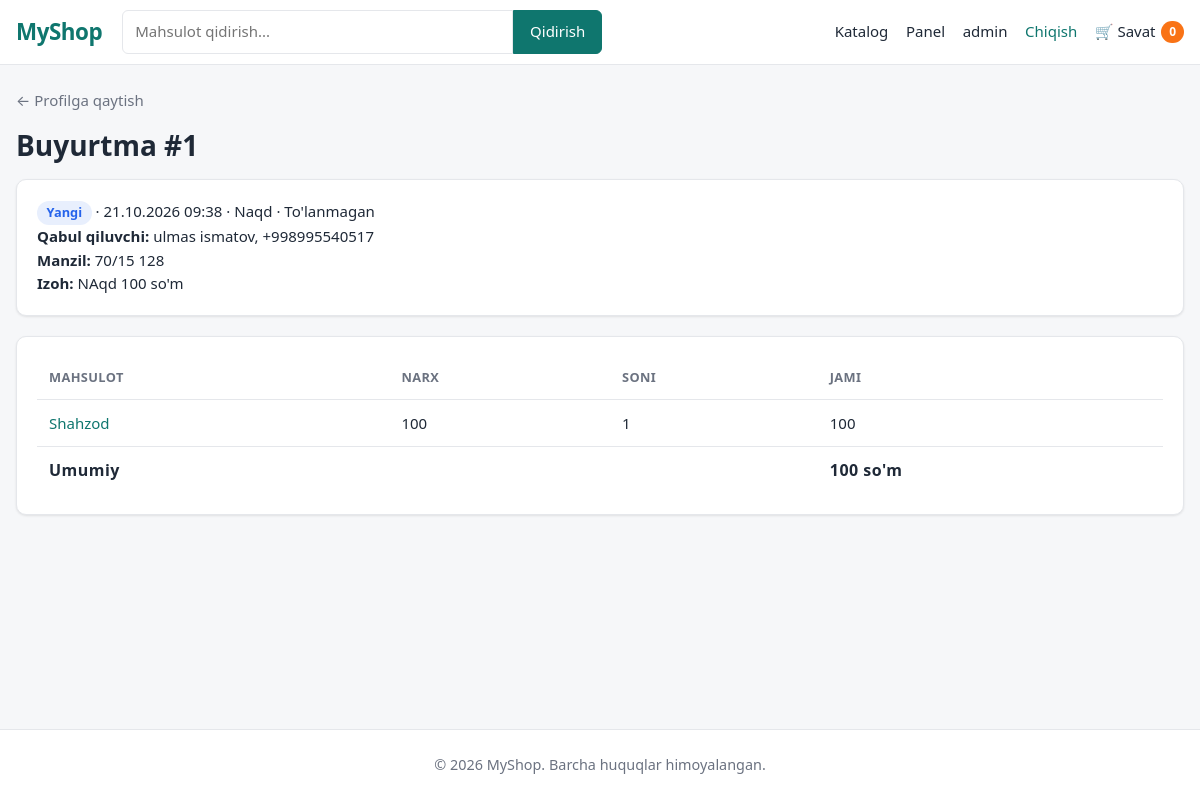
The page /order/1/ (signed in) on the database its author committed.
### marketapp/models.py (models this page shows, shortened)
class Order(models.Model):
    STATUS_CHOICES = [
        ('new', 'Yangi'),
        ('paid', "To'langan"),
        ('shipping', 'Yetkazilmoqda'),
        ('delivered', 'Yetkazildi'),
        ('canceled', 'Bekor qilindi'),
    ]
    PAYMENT_CHOICES = [
        ('cash', 'Naqd'),
        ('click', 'Click'),
        ('payme', 'Payme'),
    ]
    user = models.ForeignKey(User, on_delete=models.SET_NULL, null=True, blank=True, related_name='orders')
    full_name = models.CharField("F.I.Sh", max_length=150)
    phone = models.CharField("Telefon", max_length=13)
    address = models.TextField("Manzil")
    comment = models.TextField("Izoh", blank=True)
    total_price = models.DecimalField(max_digits=12, decimal_places=2, default=0)
    status = models.CharField(max_length=20, choices=STATUS_CHOICES, default='new')
    payment_method = models.CharField(max_length=20, choices=PAYMENT_CHOICES, default='cash')
    is_paid = models.BooleanField(default=False)
    created_at = models.DateTimeField(auto_now_add=True)
    class Meta:
        ordering = ['-created_at']

class OrderItem(models.Model):
    order = models.ForeignKey(Order, on_delete=models.CASCADE, related_name='items')
    product = models.ForeignKey(Product, on_delete=models.SET_NULL, null=True)
    product_name = models.CharField(max_length=200)                  # mahsulot o'chirilsa ham nomi saqlanadi
    price = models.DecimalField(max_digits=12, decimal_places=2)     # sotilgan paytdagi narx
    quantity = models.PositiveIntegerField(default=1)
    @property
    def total(self):
        return self.price * self.quantity

### marketapp/views.py (the view)
# urls.py: path('order/<int:order_id>/', views.order_detail, name='order_detail'),
@login_required
def order_detail(request, order_id):
    order = get_object_or_404(Order, id=order_id, user=request.user)
    return render(request, 'shop/order_detail.html', {'order': order})

### marketapp/views.py (called while the page is built)
def cart_count(request):
    return {'cart_count': len(Cart(request))}

    def __len__(self):
        return sum(self.cart.values())

### marketapp/templates/shop/order_detail.html (shortened to what this page needs)
{% extends 'shop/base.html' %}
{% load humanize %}
{% block content %}
<a href="{% url 'profile' %}" class="back">← Profilga qaytish</a>
<h1>Buyurtma #{{ order.id }}</h1>
<div class="card">
  <p>
    <span class="status status--{{ order.status }}">{{ order.get_status_display }}</span>
    · {{ order.created_at|date:"d.m.Y H:i" }}
    · {{ order.get_payment_method_display }}
    · {% if order.is_paid %}To'langan ✅{% else %}To'lanmagan{% endif %}
  </p>
  <p><b>Qabul qiluvchi:</b> {{ order.full_name }}, {{ order.phone }}</p>
  <p><b>Manzil:</b> {{ order.address }}</p>
  {% if order.comment %}<p><b>Izoh:</b> {{ order.comment }}</p>{% endif %}
</div>
<div class="card">
  <table class="table">
    <thead><tr><th>Mahsulot</th><th>Narx</th><th>Soni</th><th>Jami</th></tr></thead>
    <tbody>
    {% for item in order.items.all %}
      <tr>
        <td>
          {% if item.product %}
            <a href="{% url 'product_detail' item.product.slug %}">{{ item.product_name }}</a>
          {% else %}
            {{ item.product_name }}
          {% endif %}
        </td>
        <td>{{ item.price|floatformat:0|intcomma }}</td>
        <td>{{ item.quantity }}</td>
        <td>{{ item.total|floatformat:0|intcomma }}</td>
      </tr>
    {% endfor %}
    </tbody>
    <tfoot>
      <tr><th colspan="3">Umumiy</th><th>{{ order.total_price|floatformat:0|intcomma }} so'm</th></tr>
    </tfoot>
  </table>
</div>
{% endblock %}

### marketapp/templates/shop/base.html (shortened to what this page needs)
{% load static %}
<!DOCTYPE html>
<html lang="uz">
<head>
  <link rel="stylesheet" href="{% static 'includes/components.css' %}">
  <link rel="stylesheet" href="{% static 'shop/style.css' %}">
</head>
<body>
  <header class="header">
    <div class="container header__inner">
      <a href="{% url 'home' %}" class="logo">MyShop</a>
      <form action="{% url 'product_list' %}" method="get" class="search">
        <input type="search" name="q" value="{{ q|default:'' }}" placeholder="Mahsulot qidirish...">
        <button type="submit">Qidirish</button>
      </form>
      <nav class="nav" id="nav">
        <a href="{% url 'product_list' %}">Katalog</a>
        {% if user.is_authenticated %}
          {% if user.is_staff %}<a href="{% url 'panel_dashboard' %}">Panel</a>{% endif %}
          <a href="{% url 'profile' %}">{{ user.first_name|default:user.username }}</a>
          <form method="post" action="{% url 'logout' %}" class="inline">
            {% csrf_token %}<button class="link">Chiqish</button>
          </form>
        {% else %}
          <a href="{% url 'login' %}">Kirish</a>
          <a href="{% url 'register' %}">Ro'yxatdan o'tish</a>
        {% endif %}
        <a href="{% url 'cart_detail' %}" class="cart-link">
          🛒 Savat <span class="badge" id="cart-count">{{ cart_count|default:0 }}</span>
        </a>
      </nav>
    </div>
  </header>
  <main class="container main">{% block content %}{% endblock %}</main>
  <footer class="footer">
    <div class="container">© {% now "Y" %} MyShop. Barcha huquqlar himoyalangan.</div>
  </footer>
</body>
</html>

### marketapp/static/includes/components.css (style rules this page uses)
:root { --primary: #0f766e; --primary-dark: #0b5d57; --primary-light: #e6f4f2; --accent: #f97316; --danger: #dc2626; --danger-light: #fdecec; --warning: #d97706; --warning-light: #fef3e2; --success: #16a34a; --success-light: #e8f7ee; --info: #2563eb; --info-light: #e8effd; --text: #1f2937; --text-muted: #6b7280; --border: #e5e7eb; --bg: #f6f7f9; --white: #ffffff; --radius: 10px; --radius-sm: 6px; --shadow: 0 1px 3px rgba(0, 0, 0, .06), 0 1px 2px rgba(0, 0, 0, .04); --shadow-lg: 0 10px 25px rgba(0, 0, 0, .08); --container: 1200px; --font: system-ui, -apple-system, "Segoe UI", Roboto, Arial, sans-serif; }
*, *::before, *::after { box-sizing: border-box; margin: 0; padding: 0; }
body { font-family: var(--font); font-size: 15px; line-height: 1.55; color: var(--text); background: var(--bg); }
a { color: var(--primary); text-decoration: none; }
h1 { font-size: 1.75rem; line-height: 1.25; margin-bottom: 1rem; }
.container { width: 100%; max-width: var(--container); margin: 0 auto; padding: 0 16px; }
.inline { display: inline; }
button.link { background: none; border: none; font: inherit; color: var(--primary); cursor: pointer; padding: 0; }
.card { background: var(--white); border: 1px solid var(--border); border-radius: var(--radius); padding: 1.25rem; box-shadow: var(--shadow); margin-bottom: 1.25rem; }
.badge { display: inline-block; min-width: 1.4rem; padding: .1rem .5rem; font-size: .75rem; font-weight: 600; text-align: center; border-radius: 999px; background: #eef0f3; color: var(--text-muted); }
.status { display: inline-block; padding: .15rem .6rem; font-size: .8rem; font-weight: 600; border-radius: 999px; white-space: nowrap; }
.status--new { background: var(--info-light); color: var(--info); }
.table { width: 100%; border-collapse: collapse; }
.table th, .table td { padding: .7rem .75rem; text-align: left; border-bottom: 1px solid var(--border); vertical-align: middle; }
.table th { font-size: .8rem; font-weight: 600; color: var(--text-muted); text-transform: uppercase; letter-spacing: .03em; }
.table tfoot th { font-size: 1rem; color: var(--text); text-transform: none; border-bottom: none; }
input:not([type="checkbox"]):not([type="radio"]):not([type="file"]):not([type="hidden"]), select, textarea { width: 100%; padding: .6rem .75rem; font: inherit; color: var(--text); background: var(--white); border: 1px solid var(--border); border-radius: var(--radius-sm); transition: border-color .15s, box-shadow .15s; }

### marketapp/static/shop/style.css (style rules this page uses)
body { display: flex; flex-direction: column; min-height: 100vh; }
.main { flex: 1; padding-top: 1.5rem; padding-bottom: 3rem; }
.header { position: sticky; top: 0; z-index: 50; background: var(--white); border-bottom: 1px solid var(--border); }
.header__inner { display: flex; align-items: center; gap: 1.25rem; height: 64px; }
.logo { font-size: 1.4rem; font-weight: 800; color: var(--primary); letter-spacing: -.02em; }
.search { display: flex; flex: 1; max-width: 480px; }
.search input { border-radius: var(--radius-sm) 0 0 var(--radius-sm) !important; }
.search button { padding: 0 1rem; font: inherit; color: var(--white); background: var(--primary); border: 1px solid var(--primary); border-radius: 0 var(--radius-sm) var(--radius-sm) 0; cursor: pointer; }
.nav { display: flex; align-items: center; gap: 1.1rem; margin-left: auto; }
.nav a { color: var(--text); font-weight: 500; }
.cart-link { display: inline-flex; align-items: center; gap: .35rem; }
.cart-link .badge { background: var(--accent); color: var(--white); }
.footer { padding: 1.5rem 0; color: var(--text-muted); font-size: .9rem; text-align: center; background: var(--white); border-top: 1px solid var(--border); }
.back { display: inline-block; margin-bottom: 1rem; color: var(--text-muted); }

### rows shown on the page
Order: id "1", status "Yangi", created_at "21.10.2026 09:38", payment_method "Naqd", full_name "ulmas ismatov", phone "+998995540517", address "70/15 128", comment "NAqd 100 so'm", total_price "100"
OrderItem: product_name "Shahzod", price "100", quantity "1", total "100"

### other values the page prints
{{ user.first_name|default:user.username }} "admin"
{{ cart_count|default:0 }} "0"
